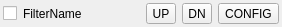
<?xml version="1.0" encoding="UTF-8"?>
<ui version="4.0">
 <class>PluginFilterItem</class>
 <widget class="QWidget" name="PluginFilterItem">
  <property name="geometry">
   <rect>
    <x>0</x>
    <y>0</y>
    <width>282</width>
    <height>27</height>
   </rect>
  </property>
  <property name="windowTitle">
   <string>Form</string>
  </property>
  <layout class="QHBoxLayout" name="horizontalLayout">
   <property name="leftMargin">
    <number>3</number>
   </property>
   <property name="topMargin">
    <number>3</number>
   </property>
   <property name="rightMargin">
    <number>3</number>
   </property>
   <property name="bottomMargin">
    <number>3</number>
   </property>
   <item>
    <widget class="QCheckBox" name="enableCheckBox">
     <property name="text">
      <string/>
     </property>
    </widget>
   </item>
   <item>
    <widget class="QLabel" name="filterNameLabel">
     <property name="text">
      <string>FilterName</string>
     </property>
    </widget>
   </item>
   <item>
    <spacer name="horizontalSpacer">
     <property name="orientation">
      <enum>Qt::Horizontal</enum>
     </property>
     <property name="sizeHint" stdset="0">
      <size>
       <width>0</width>
       <height>5</height>
      </size>
     </property>
    </spacer>
   </item>
   <item>
    <widget class="QToolButton" name="upBtn">
     <property name="sizePolicy">
      <sizepolicy hsizetype="Minimum" vsizetype="Fixed">
       <horstretch>0</horstretch>
       <verstretch>0</verstretch>
      </sizepolicy>
     </property>
     <property name="minimumSize">
      <size>
       <width>0</width>
       <height>20</height>
      </size>
     </property>
     <property name="maximumSize">
      <size>
       <width>30</width>
       <height>16777215</height>
      </size>
     </property>
     <property name="text">
      <string>UP</string>
     </property>
    </widget>
   </item>
   <item>
    <widget class="QToolButton" name="downBtn">
     <property name="minimumSize">
      <size>
       <width>0</width>
       <height>20</height>
      </size>
     </property>
     <property name="maximumSize">
      <size>
       <width>30</width>
       <height>16777215</height>
      </size>
     </property>
     <property name="text">
      <string>DN</string>
     </property>
    </widget>
   </item>
   <item>
    <widget class="QToolButton" name="configBtn">
     <property name="minimumSize">
      <size>
       <width>0</width>
       <height>20</height>
      </size>
     </property>
     <property name="text">
      <string>CONFIG</string>
     </property>
    </widget>
   </item>
  </layout>
 </widget>
 <resources/>
 <connections/>
</ui>
